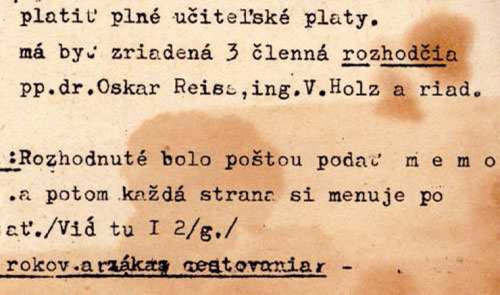
%> input picture img1.jpg, 500 x 295 px
$ octave edgewidthestimation.m   (GNU Octave 9; MATLAB toolbox functions it lacks are replaced by stand-ins)
%> lines starting %> are read from the running program, lines starting %| are printed output that depends on the picture
img=imread('img1.jpg');
%> img is the input picture: size 295x500x3 uint8; mean R, G, B 220.3, 185.9, 152.6
i2 = rgb2gray(img);
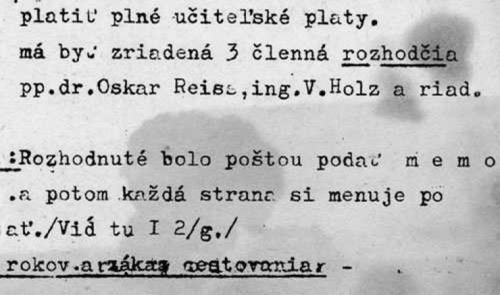
%> i2: size 295x500 uint8; min 0, max 254, mean 192.4
%imshow(i1);
alpha=std2(i2)/128;
%> alpha = 0.181

 imin1=min(min(i2));
%> imin1 = 0
        imax1=max(max(i2));
%> imax1 = 254
        dif=imax1-imin1;
%> dif = 254
i2=i2(1:294,1:498);
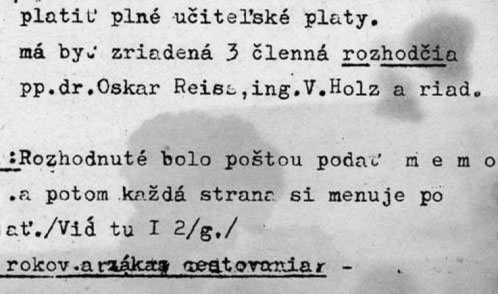
%> i2: size 294x498 uint8; min 0, max 254, mean 192.5
for i=1:1:292
    for j=1:1:496
        b=i2(i:i+2,j:j+2);
        imin=(min(min(b)));
        imax=(max(max(b)));

        a1 = typecast(imin,'int8')+127;
        a2=typecast(imax,'int8')+127;
        a3min=int16(a1)+127+2;
        a3max=int16(a2)+127+2;

        a=double(imin)/double(a3min+a3max+20);
        k=double(imax)/double(a3min+a3max);
      %  disp('Anubhav123');

        %disp('Anubhav123');
       i2(i:i+2,j:j+2)=imadjust(b,[a 1],[],4.5);
       % [15 lines of commented-out code are left out]
    end
end
%i2= imadjust(i2);
i1 = im2bw(i2, graythresh(i2));
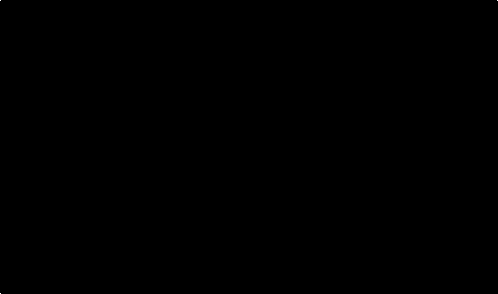
%> i1: size 294x498 logical; 0% white in thin lines or dots
%imshow(i1);
edg = edge(i1,'canny');
%> edg: size 294x498 logical; 0% white in thin lines or dots
a=0;
m=0;
for i=1:294
    for j=1:497
        if(edg(i,j)==0 && edg(i,j+1)==1)
           % disp('Anubhav');
           m=i1(i,j+1);

           a=a+1;
        end
        if(i1(i,j+1)<m)
            i1(i,j+1)=0;
        end
    end
end
%> after the loop, a = 3; m = false
for i=1:497
    arr(i)=0;
end
disp('anubhav1');
%arr
disp('anubhav1');
for i=1:294
    for j=1:497
        cmp=i1(i,j);
        for k=j+1:497
            b1=j;
            if cmp==i1(i,k)
                arr(k-b1)=arr(k-b1)+1;
                break;
            end
        end
    end
end
%> after the loop, arr = 497 values, max 145822 at index 1, min 0 at index 2, mean 293.4
disp('anubhav');
alpha
%> alpha = 0.181
dif
%> dif = 254
%arr
imshow(i1);
% [6 lines of commented-out code are left out]
